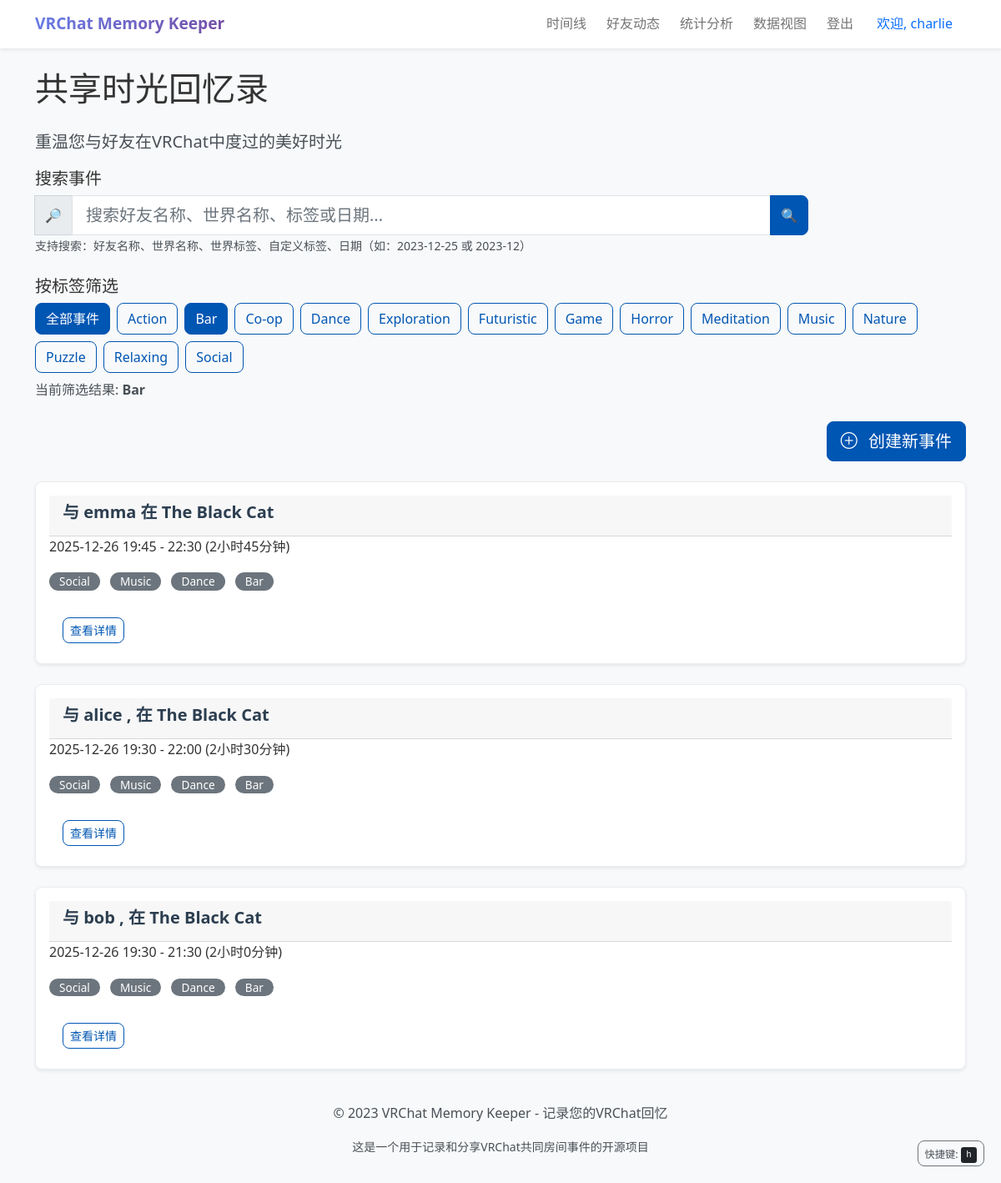
The page /?tag=Bar (signed in) on the database its author committed.
### app.py (models this page shows, shortened)
class User(UserMixin, db.Model):
    id = db.Column(db.Integer, primary_key=True)
    username = db.Column(db.String(80), unique=True, nullable=False)
    password_hash = db.Column(db.String(120), nullable=False)
    events = db.relationship('SharedEvent', backref='user', lazy=True)
    friends = db.relationship(
        'User',
        secondary='user_friends',
        primaryjoin='user_friends.c.user_id == User.id',
        secondaryjoin='user_friends.c.friend_id == User.id',
        backref=db.backref('friended_by', lazy='dynamic'),
        lazy='dynamic'
    )

class SharedEvent(db.Model):
    id = db.Column(db.Integer, primary_key=True)
    user_id = db.Column(db.Integer, db.ForeignKey('user.id'), nullable=False)
    world_id = db.Column(db.Integer, db.ForeignKey('world.id'), nullable=False)
    event_group_id = db.Column(
        db.Integer,
        db.ForeignKey('event_group.id'),
        nullable=True)  # 关联事件组
    friend_name = db.Column(db.String(80), nullable=False)
    start_time = db.Column(db.DateTime, nullable=False)
    end_time = db.Column(db.DateTime)
    duration = db.Column(db.Integer)  # 持续时间（秒）
    notes = db.Column(db.Text, nullable=True)  # 事件备注
    privacy = db.Column(db.String(20), default='public')
    custom_tags = db.relationship(
        'EventTag',
        backref='event',
        lazy=True,  # 懒加载
        cascade='all, delete-orphan'  # 级联删除
    )
    participants = db.relationship(
        'User',
        secondary='event_participants',
        backref=db.backref('participated_events', lazy='dynamic'),
        lazy='dynamic'
    )
    sync_hash = db.Column(db.String(100))  # 同步哈希，用于识别真正的共同事件
    sync_status = db.Column(db.String(20), default='pending')  # 同步状态：pending, syncing, synced
    last_synced_at = db.Column(db.DateTime)  # 最后同步时间
    sync_comments = db.relationship(
        'EventComment',
        backref='sync_event',
        primaryjoin='and_(SharedEvent.id == EventComment.event_id, EventComment.is_sync_comment == True)',
        lazy='dynamic'
    )

class World(db.Model):
    id = db.Column(db.Integer, primary_key=True)
    world_name = db.Column(db.String(200), nullable=False)
    world_id = db.Column(db.String(100), unique=True)
    tags = db.Column(db.Text)  # 以逗号分隔的标签字符串
    events = db.relationship('SharedEvent', backref='world', lazy=True)

### app.py (the view, shortened to what this page needs)
@app.route('/')
@login_required
def index():
    all_unique_tags = get_all_unique_tags()
    selected_tag = request.args.get('tag')
    from sqlalchemy import or_
    query = SharedEvent.query.filter(
        or_(
            SharedEvent.user_id == current_user.id,
            SharedEvent.participants.contains(current_user)
        )
    )
    filtered_query = filter_events_by_tag(query, selected_tag)
    search_query = request.args.get('search')
    start_date = None
    end_date = None
    if start_date:
        from datetime import datetime
        filtered_query = filtered_query.filter(
            SharedEvent.start_time >= start_date)
    if end_date:
        from datetime import timedelta
        end_datetime = end_date + timedelta(days=1)
        filtered_query = filtered_query.filter(
            SharedEvent.start_time < end_datetime)
    events = filtered_query.order_by(SharedEvent.start_time.desc()).all()
    event_has_unread_notifications = {}
    if current_user.is_authenticated:
        for event in events:
            comment_ids = [comment.id for comment in event.comments]
            if comment_ids:
                has_unread = Notification.query.filter(
                    Notification.user_id == current_user.id,
                    Notification.comment_id.in_(comment_ids),
                    Notification.is_read == False
                ).count() > 0
                event_has_unread_notifications[event.id] = has_unread
            else:
                event_has_unread_notifications[event.id] = False
    return render_template(
        'index.html',
        events=events,
        all_tags=all_unique_tags,
        selected_tag=selected_tag,
        search_query=search_query,
        event_has_unread_notifications=event_has_unread_notifications
    )

### templates/index.html (shortened to what this page needs)
{% extends 'base.html' %}
{% block content %}
    <header class="page-header" role="banner">
        <h1 class="mb-4">共享时光回忆录</h1>
        <p class="lead text-muted">重温您与好友在VRChat中度过的美好时光</p>
    </header>
    <section class="search-section mb-4" role="search" aria-labelledby="search-heading">
        <h2 id="search-heading" class="h5">搜索事件</h2>
        <form method="GET" action="{{ url_for('index') }}" class="search-form" aria-label="事件搜索表单">
            <div class="row g-3">
                <div class="col-md-10">
                    <div class="input-group">
                        <span class="input-group-text">
                            <span aria-hidden="true">🔎</span>
                        </span>
                        <input type="text" id="search-input" class="form-control form-control-lg" name="search"
                               placeholder="搜索好友名称、世界名称、标签或日期..."
                               aria-describedby="search-help"
                               value="{{ search_query or '' }}"
                               autocomplete="off">
                        <button type="submit" class="btn btn-primary"
                                aria-label="执行搜索">
                            <span aria-hidden="true">🔍</span>
                        </button>
                    </div>
                    <small id="search-help" class="form-text text-muted">
                        支持搜索：好友名称、世界名称、世界标签、自定义标签、日期（如：2023-12-25 或 2023-12）
                    </small>
                </div>
            </div>
        </form>
    </section>
    <section class="tag-filter-section mb-4" role="region" aria-labelledby="filter-heading">
        <h2 id="filter-heading" class="h5">按标签筛选</h2>
        <div class="filter-controls" role="toolbar" aria-label="标签筛选工具">
            <div class="d-flex flex-wrap gap-2" aria-label="筛选标签列表">
                {% if selected_tag %}
                    <a href="{{ url_for('index') }}" class="btn btn-primary" role="button"
                           aria-label="显示全部事件" aria-pressed="false">
                            全部事件
                        </a>
                {% else %}
                    <a href="{{ url_for('index') }}" class="btn btn-outline-primary active" role="button"
                           aria-label="显示全部事件（当前选中）" aria-pressed="true">
                            全部事件
                        </a>
                {% endif %}
                {% if all_tags %}
                    {% for tag in all_tags %}
                        {% if selected_tag == tag %}
                            <a href="{{ url_for('index', tag=tag) }}" class="btn btn-primary" role="button"
                               aria-label="筛选标签：{{ tag }}（当前选中）" aria-pressed="true">
                                {{ tag }}
                            </a>
                        {% else %}
                            <a href="{{ url_for('index', tag=tag) }}" class="btn btn-outline-primary" role="button"
                               aria-label="筛选标签：{{ tag }}" aria-pressed="false">
                                {{ tag }}
                            </a>
                        {% endif %}
                    {% endfor %}
                {% else %}
                    <span class="text-muted" aria-live="polite">暂无可用标签</span>
                {% endif %}
            </div>
            {% if selected_tag %}
                <div class="mt-2" role="status" aria-live="polite">
                    <p class="text-muted">
                        当前筛选结果: <strong>{{ selected_tag }}</strong>
                    </p>
                </div>
            {% endif %}
        </div>
    </section>
    <section class="actions-section mb-4" role="toolbar" aria-label="事件操作工具">
        <div class="d-flex justify-content-end gap-2">
            <button type="button"
               class="btn btn-primary btn-lg"
               data-bs-toggle="modal"
               data-bs-target="#createEventModal"
               aria-label="创建新事件">
                <i class="bi bi-plus-circle me-2"></i> 创建新事件
            </button>
        </div>
    </section>
    <section class="events-section" role="region" aria-labelledby="events-heading">
        {% if events %}
            <div class="row" role="list" aria-label="共同房间事件列表">
                {% for event in events %}
                    <div class="col-lg-12" role="listitem">
                        <article class="card event-card shadow-sm position-relative">
                            <div class="card-body">
                                <header class="card-header">
                                    <h3 class="card-title h5">
                                        {% if current_user.username == event.friend_name %}
                                            与
                                            {% for participant in event.participants %}
                                                {% if participant.username != current_user.username %}
                                                    <span class="friend-name">{{ participant.username|trim }}</span>
                                                    {% if not loop.last %}, {% endif %}
                                                {% endif %}
                                            {% endfor %}
                                            在 <span class="world-name">{{ event.world.world_name }}</span>
                                        {% else %}
                                            与 <span class="friend-name">{{ event.friend_name|trim }}</span>
                                            在 <span class="world-name">{{ event.world.world_name }}</span>
                                        {% endif %}
                                    </h3>
                                </header>
                                <div class="card-content">
                                    <p class="card-text event-time">
                                        <time datetime="{{ event.start_time.isoformat() }}">
                                            {{ event.start_time.strftime('%Y-%m-%d %H:%M') }}
                                        </time>
                                        -
                                        <time datetime="{{ event.end_time.isoformat() }}">
                                            {{ event.end_time.strftime('%H:%M') }}
                                        </time>
                                        <span class="duration">
                                            ({{ (event.duration // 3600) }}小时{{ (event.duration % 3600) // 60 }}分钟)
                                        </span>
                                    </p>
                                    {% if event.world.tags %}
                                        <div class="world-tags mb-2">
                                            {% for tag in event.world.tags.split(',') %}
                                                <span class="badge bg-secondary tag" aria-label="世界标签：{{ tag.strip() }}">
                                                    {{ tag.strip() }}
                                                </span>
                                            {% endfor %}
                                        </div>
                                    {% endif %}
                                </div>
                                <footer class="card-footer bg-transparent border-0 pt-3">
                                    <div class="d-flex gap-2" role="group" aria-label="事件操作">
                                        <a href="{{ url_for('event_detail', event_id=event.id) }}"
                                           class="btn btn-outline-primary btn-sm"
                                           aria-label="查看事件 {{ event.friend_name }} 在 {{ event.world.world_name }} 的详细信息">
                                            查看详情
                                        </a>
                                    </div>
                                </footer>
                            </div>
                        </article>
                    </div>
                {% endfor %}
            </div>
        {% endif %}
    </section>
{% endblock %}

### templates/base.html (shortened to what this page needs)
<!DOCTYPE html>
<html lang="zh-CN">
<head>
    <link href="https://cdn.jsdelivr.net/npm/bootstrap@5.1.3/dist/css/bootstrap.min.css" rel="stylesheet">
    <link href="https://cdn.jsdelivr.net/npm/bootstrap-icons@1.10.5/font/bootstrap-icons.css" rel="stylesheet">
    <link href="{{ url_for('static', filename='css/main.css') }}" rel="stylesheet">
</head>
<body>
    <header role="banner">
        <nav class="navbar navbar-expand-lg navbar-light bg-white shadow-sm" role="navigation" aria-label="主导航">
            <div class="container">
                <a class="navbar-brand" href="{{ url_for('index') }}" aria-label="VRChat记忆记录器首页">
                    VRChat Memory Keeper
                </a>
                <div class="collapse navbar-collapse" id="navbarNav">
                    <div class="d-flex align-items-center ms-auto">
                        <div class="navbar-nav" role="menubar">
                            {% if current_user.is_authenticated %}
                                <a class="nav-link" href="{{ url_for('index') }}" role="menuitem" aria-label="查看时间线">
                                    时间线
                                </a>
                                <a class="nav-link" href="{{ url_for('friends_feed') }}" role="menuitem" aria-label="查看好友动态">
                                    好友动态
                                </a>
                                <a class="nav-link" href="{{ url_for('stats') }}" role="menuitem" aria-label="查看统计分析">
                                    统计分析
                                </a>
                                <a class="nav-link" href="{{ url_for('visualization_page') }}" role="menuitem" aria-label="查看数据视图">
                                    数据视图
                                </a>
                                <a class="nav-link" href="{{ url_for('logout') }}" role="menuitem" aria-label="退出登录">
                                    登出
                                </a>
                            {% endif %}
                        </div>
                        {% if current_user.is_authenticated %}
                            <span class="nav-link" role="status" aria-label="当前用户">
                                欢迎, {{ current_user.username }}
                            </span>
                        {% endif %}
                    </div>
                </div>
            </div>
        </nav>
    </header>
    <main class="main-content" role="main">
        <div class="container mt-4">
            {% block content %}{% endblock %}
        </div>
    </main>
    <footer class="footer mt-auto py-3 bg-light" role="contentinfo">
        <div class="container">
            <div class="text-center text-muted">
                <p>© 2023 VRChat Memory Keeper - 记录您的VRChat回忆</p>
                <p class="small">这是一个用于记录和分享VRChat共同房间事件的开源项目</p>
            </div>
        </div>
    </footer>
</body>
</html>

### rows shown on the page
User: username "charlie"
SharedEvent: friend_name "emma", world.world_name "The Black Cat", start_time "2025-12-26 19:45", end_time "22:30", duration "2", (event.duration%3600)//60 "45", strip "Social" "Music" "Dance" "Bar"
SharedEvent: world.world_name "The Black Cat", start_time "2025-12-26 19:30", end_time "22:00", duration "2", (event.duration%3600)//60 "30", strip "Social" "Music" "Dance" "Bar"
User: username "alice"
SharedEvent: world.world_name "The Black Cat", start_time "2025-12-26 19:30", end_time "21:30", duration "2", (event.duration%3600)//60 "0", strip "Social" "Music" "Dance" "Bar"
User: username "bob"

### other values the page prints
{{ tag }} "Action" "Co-op" "Dance" "Exploration" "Futuristic" "Game" "Horror" "Meditation" "Music" "Nature" "Puzzle" "Relaxing" "Social"
{{ tag }} "Bar"
{{ selected_tag }} "Bar"
